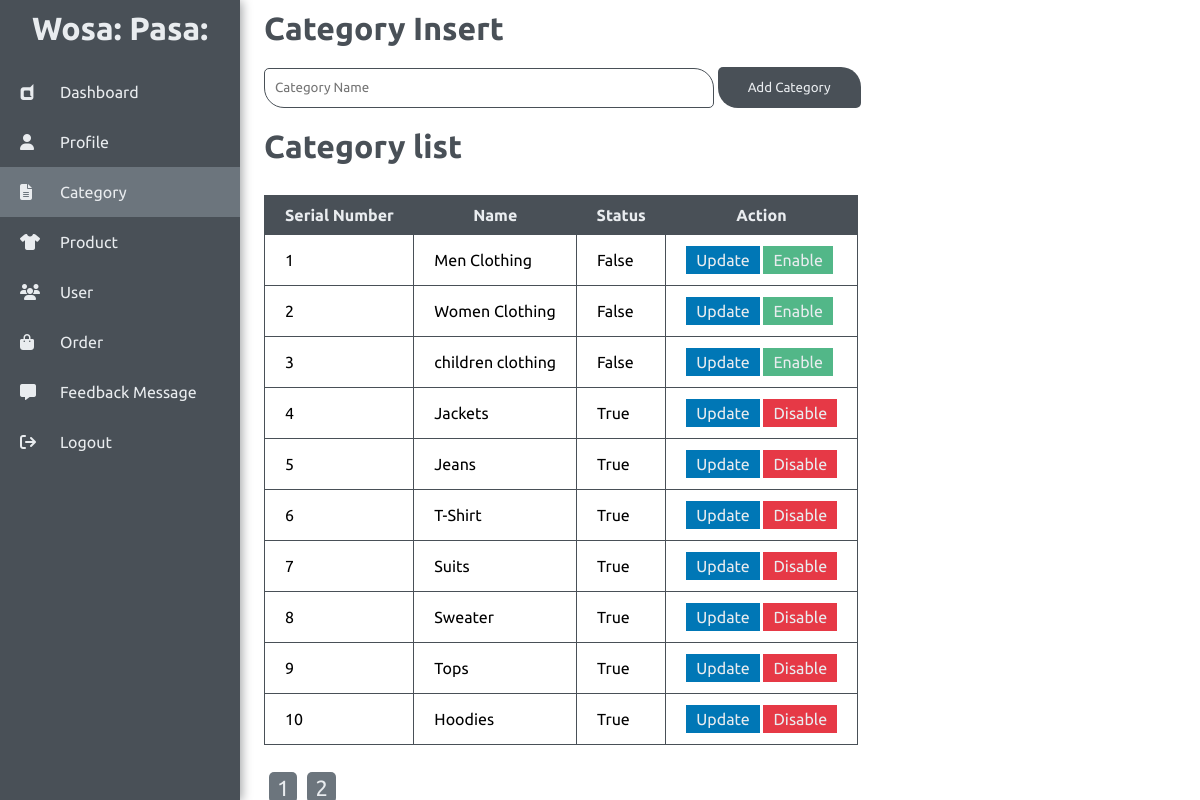
Page /wosapasa/admin/category.php (signed in) on the committed database.
### tables this page shows
CREATE TABLE `categories` (
  `c_id` int NOT NULL AUTO_INCREMENT,
  `name` varchar(255) NOT NULL,
  `status` tinyint(1) NOT NULL DEFAULT '1',
  PRIMARY KEY (`c_id`),
  UNIQUE KEY `name` (`name`)
);

### wosapasa/admin/category.php (the view, shortened to what this page needs)
<?php
    require_once 'checkadmin.php';
?>
<!DOCTYPE html>
<html lang="en">
<head>
    <?php require_once 'head.php' ?>
</head>
<body>
    <div class="main_container">
        <?php
        require_once 'admin_nav.php'; ?>
        <div class="container">
                <?php if(isset($_GET['id'])){
                    $id= $_REQUEST['id'];
                    $q_category = "SELECT * from categories where c_id = '$id'";
                    $result = mysqli_query($conn,$q_category);
                    $category = mysqli_fetch_assoc($result);
                    ?>
                    <h1 class="header">Category Update</h1>
                    <form name="update_form" id="category_form" action="" method="POST" onsubmit="event.preventDefault(); categoryFormValidation()">
                        <input type="text" id="name" name="name" class="category_input" placeholder ="Category Name" value="<?= $category['name'] ?>">
                        <input type="hidden" name="update_status" value="1">
                        <input class="btn" name='update' type="submit" value="Update Category">
                        <a class='btn' href="category.php">Back</a>
                        <div class="error" id="c_name_error"></div>
                    </form>
                    <?php
                }else{?>
                    <h1 class="header">Category Insert</h1>
                    <form name="insert_form" id="category_form" action="" method="POST" onsubmit="event.preventDefault(); categoryFormValidation()">
                        <input type="text" id="name" name="name" class="category_input" placeholder ="Category Name">
                        <input class="btn" name='insert' type="submit" value="Add Category">
                    </form>
                    <?php
                }
                ?>
            <?php
                        if (!isset ($_GET['page']) ) {
                            $page = 1;
                        } else {
                            $page = $_GET['page'];
                        }
                        $results_per_page =10;
                        $page_first_result = ($page-1) * $results_per_page;
                        $i = $page_first_result+1;
                        $q_fetch_msg = "SELECT * FROM categories";
                        $result = mysqli_query($conn, $q_fetch_msg);
                        $number_of_result = mysqli_num_rows($result);
                        $q_paginated_fetch = "SELECT * FROM categories LIMIT ".$page_first_result . ',' . $results_per_page;
                        $result = mysqli_query($conn, $q_paginated_fetch);
                        $number_of_page = ceil ($number_of_result / $results_per_page);
                        if($page >$number_of_page){
                            echo "
                                <div class='server_error'>
                                    Invalid Page number !
                                </div>
                            ";
                        }else{
            ?>
            <h1 class="header">Category list</h1>
                <table>
                    <tr>
                        <th>Serial Number</th>
                        <th>Name</th>
                        <th>Status</th>
                        <th>Action</th>
                    </tr>
                      <?php
                        while($category = mysqli_fetch_array($result))
                        {
                        ?>
                        <tr>
                            <td><?php echo $i ?></td>
                            <td><?php echo $category['name']; ?></td>
                            <td>
                                <?php if($category['status']==1){
                                    echo "True";
                            }
                            else{
                                echo "False";
                            }?>
                            </td>
                            <td>
                                <?php $id = $category['c_id'] ?>
                                <a class="primary_btn" href="category.php?<?php if(isset($_GET['page'])){
                                        } ?>&id=<?= $id ?>">Update</a>
                                <?php
                                    if($category['status']){
                                ?>
                                    <a class="danger_btn" href="updateStatusCategory.php/?id=<?= $category['c_id']  ?>" onclick="return confirm('Are you sure u want to disable category ?')">Disable</a>
                                <?php
                                    }else{
                                        ?>
                                        <a class="success_btn" href="updateStatusCategory.php/?id=<?= $category['c_id'] ?>" onclick="return confirm('Are you sure u want to enable category ?')">Enable</a>
                                        <?php
                                    }
                                ?>
                            </td>
                        </tr>
                    <?php
                        $i++;
                        }
                    ?>
            </table>
            <?php
                        }
                $page_num = 1;
                if($number_of_result > $results_per_page ){
                    while($page_num<=$number_of_page){
                        echo "<a class='pagination_btn' href = 'category.php?page=$page_num'>$page_num</a>";
                        $page_num++;
                    }
                }
            ?>
        </div>
    </div>
</body>
</html>

### wosapasa/assets/css/admin.css (style rules this page uses)
* { padding: 0; margin: 0; font-family: 'Ubuntu', sans-serif; }
.main_container { display: flex; width: 100%; position: relative; }
.container { margin-left: 22%; margin-right: 15px; width: 80%; text-align: justify; min-height: 100vh; }
.header { margin: 10px auto; color: #495057; }
table, tr, th, td { border: 1px solid #495057; border-collapse: collapse; }
th, td { padding: 10px 20px; max-width: 450px; word-wrap: break-word; }
th { background-color: #495057; color: #e9ecef; border: none; text-align: center; }
table { margin: 30px 0px; }
.btn { margin: 10px 0px; background-color: #495057; color: #e9ecef; padding: 13px 30px; border-radius: 5px 20px; border: none; text-decoration: none; }
.danger_btn { background-color: #e63946; color: #e9ecef; padding: 5px 10px; text-decoration: none; margin: 20px 0px; line-height: 30px; }
.success_btn { background-color: #52b788; color: #e9ecef; padding: 5px 10px; text-decoration: none; margin: 20px 0px; line-height: 30px; }
.primary_btn { background-color: #0077b6; color: #e9ecef; padding: 5px 10px; text-decoration: none; margin: 20px 0px; line-height: 30px; }
.pagination_btn { background-color: #6c757d; text-decoration: none; color: #e9ecef; margin: 0px 5px; padding: 3px 8px; font-size: 22px; border-radius: 5px; }
.category_input { width: 450px; height: 40px; color: #495057; border: 1px solid #495057; border-radius: 5px 20px; padding: 0px 10px; }

### rows in the picture
categories: name "Men Clothing", status "False"
categories: name "Women Clothing", status "False"
categories: name "children clothing", status "False"
categories: name "Jackets", status "True"
categories: name "Jeans", status "True"
categories: name "T-Shirt", status "True"
categories: name "Suits", status "True"
categories: name "Sweater", status "True"
categories: name "Tops", status "True"
categories: name "Hoodies", status "True"
